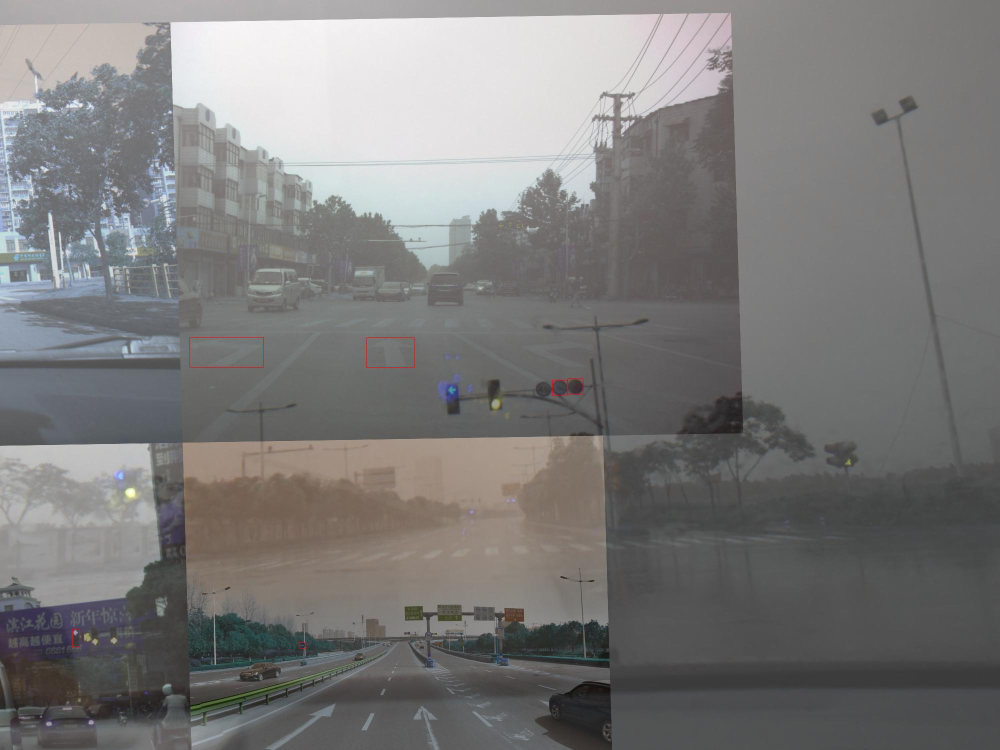
#> input picture mosaic+mixup.jpg, 2000 x 1500 px (shown at 1/2 size)
$ python -i data_augment.py   (imports and definitions only)
#> lines starting #> are read from the running program, lines starting #| are printed output that depends on the picture
#> further down, picture is the input picture: shape (1500, 2000, 3); mean B, G, R 121.6, 122.2, 123.2
#!/usr/bin/env python3
# -*- coding:utf-8 -*-
# Copyright (c) Megvii, Inc. and its affiliates.
"""
Data augmentation functionality. Passed as callable transformations to
Dataset classes.

The data augmentation procedures were interpreted from @weiliu89's SSD paper
http://arxiv.org/abs/1512.02325
"""

import math
import random

import cv2
import numpy as np

def augment_hsv(img, hgain=0.015, sgain=0.7, vgain=0.4):
#> called with hgain = 0.015, sgain = 0.7, vgain = 0.4
    r = np.random.uniform(-1, 1, 3) * [hgain, sgain, vgain] + 1  # random gains
    hue, sat, val = cv2.split(cv2.cvtColor(img, cv2.COLOR_BGR2HSV))
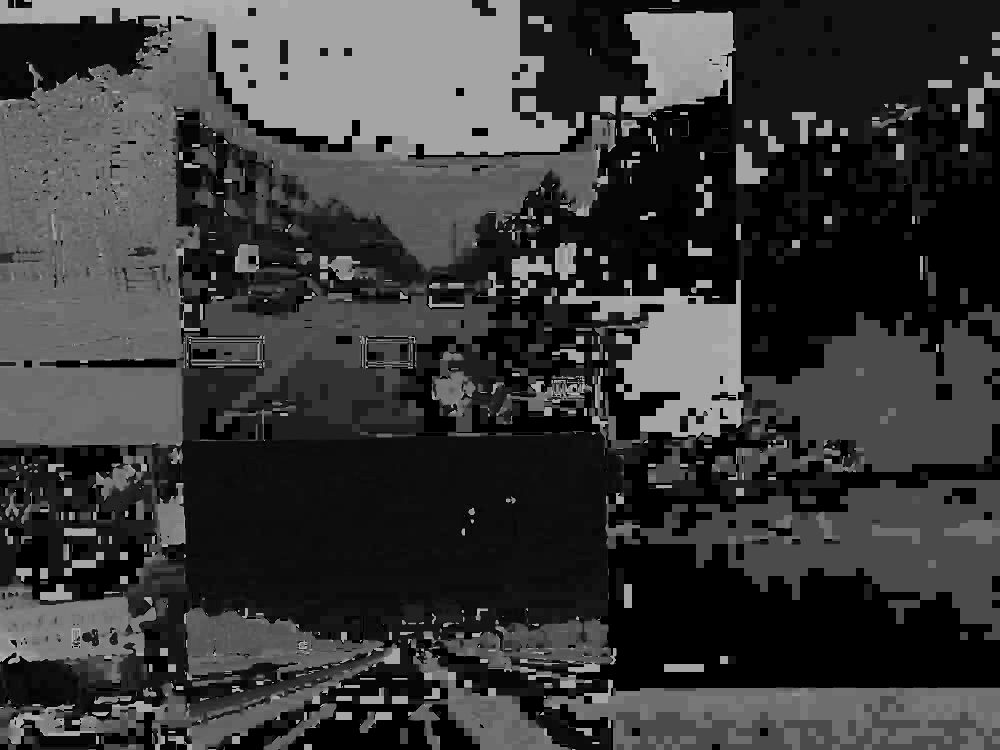
#> hue: shape (1500, 2000) (shown at 1/2 size); min 0, max 179, mean 57.6
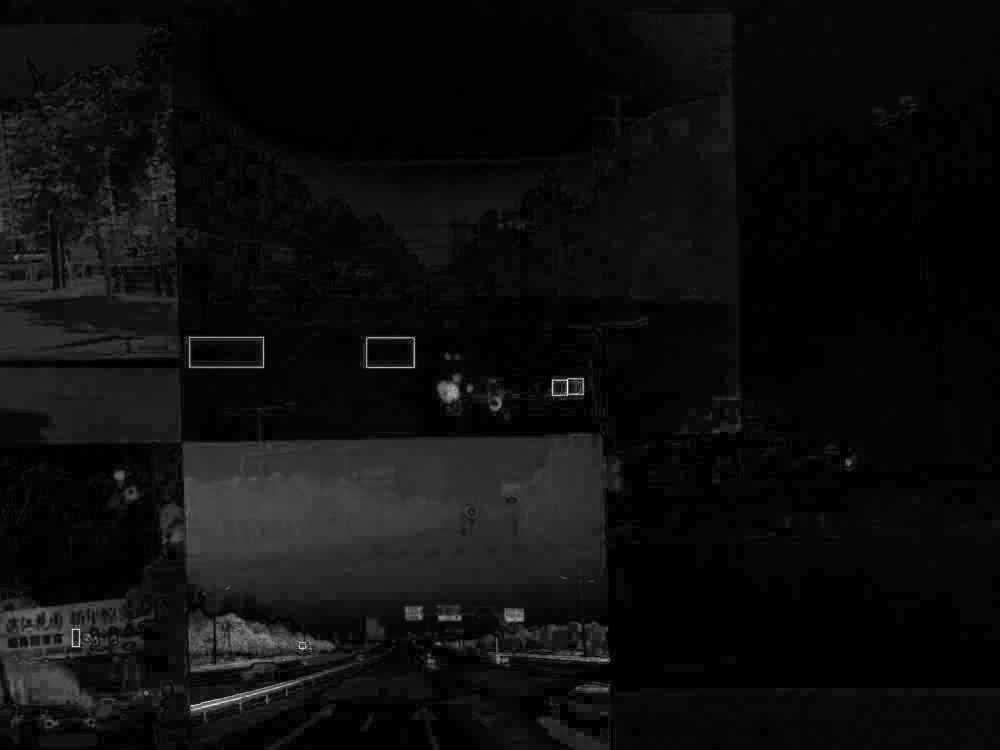
#> sat: shape (1500, 2000) (shown at 1/2 size); min 0, max 255, mean 13.7
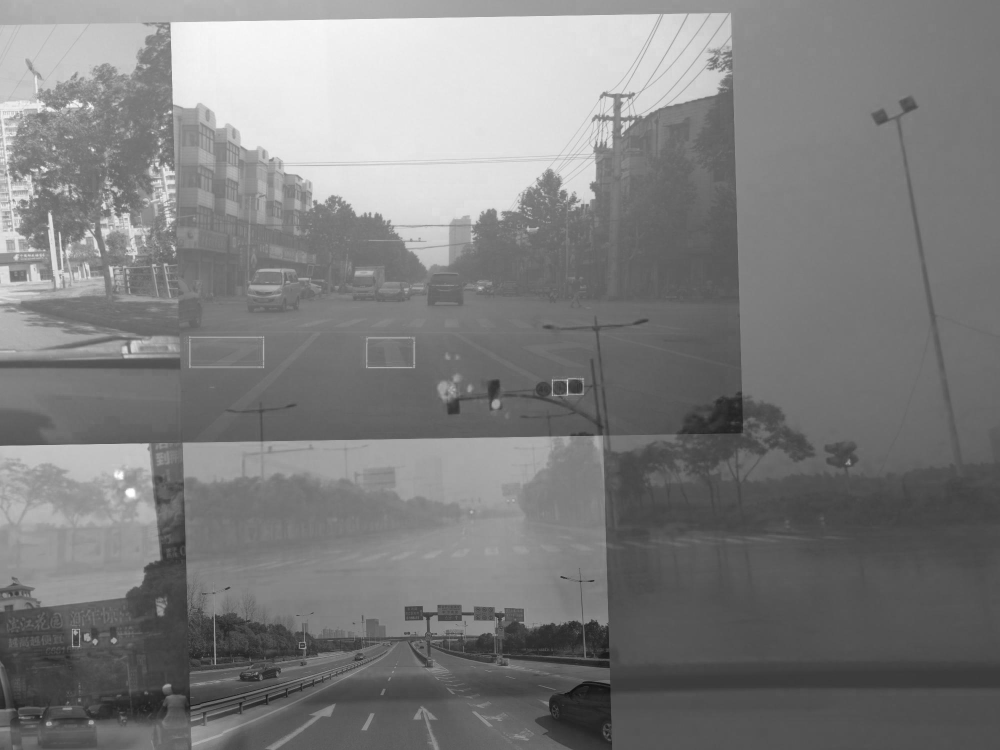
#> val: shape (1500, 2000) (shown at 1/2 size); min 9, max 255, mean 125.7
    dtype = img.dtype  # uint8

    x = np.arange(0, 256, dtype=np.int16)
    lut_hue = ((x * r[0]) % 180).astype(dtype)
    lut_sat = np.clip(x * r[1], 0, 255).astype(dtype)
#> lut_sat = 256 values from 0 to 255
    lut_val = np.clip(x * r[2], 0, 255).astype(dtype)
#> lut_val = 256 values from 0 to 255

    img_hsv = cv2.merge(
        (cv2.LUT(hue, lut_hue), cv2.LUT(sat, lut_sat), cv2.LUT(val, lut_val))
    ).astype(dtype)
#> img_hsv: shape (1500, 2000, 3); mean H, S, V 57.6, 17.4, 135.4
    cv2.cvtColor(img_hsv, cv2.COLOR_HSV2BGR, dst=img)  # no return needed


# [151 lines left out: functions box_candidates, random_perspective, _distort, _mirror, preproc, not called in this run]


class TrainTransform:
    # [82 lines left out: functions __init__, __call__, not called in this run]

>>> import cv2
>>> picture = cv2.imread('../mosaic+mixup.jpg')
>>> result = augment_hsv(picture)
